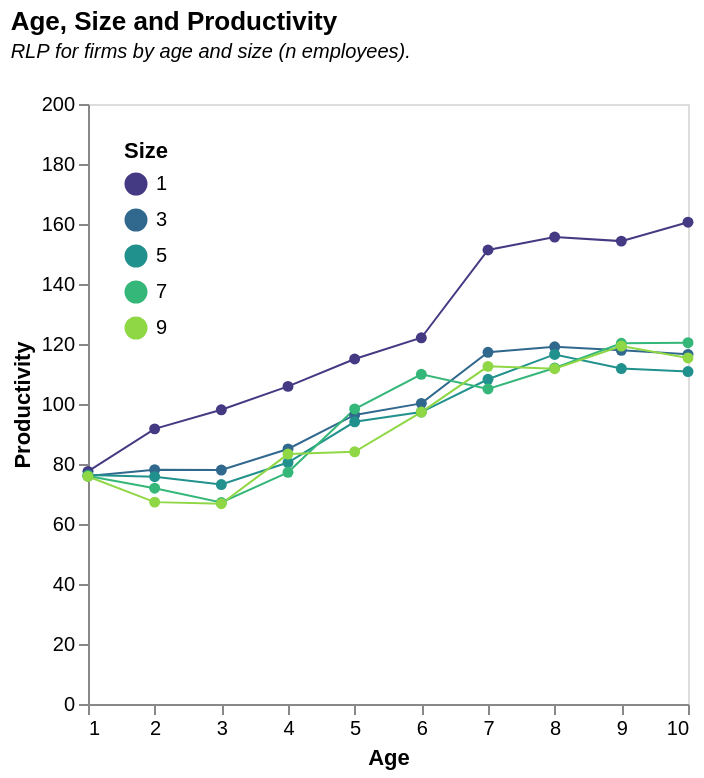

Here is the Vega-Lite specification saved for this chart:
### Vega-Lite specification from a JSON file in a GitHub repository (floating-point values rounded to 4 significant figures)
{"$schema": "https://vega.github.io/schema/vega-lite/v5.json", "title": {"text": "Age, Size and Productivity", "subtitle": ["RLP for firms by age and size (n employees).", ""], "subtitleFontStyle": "italic", "subtitleFontSize": 10, "anchor": "start", "color": "black"}, "data": {"values": [{"1": "77.54780362", "2": "66.93081761", "3": "75.975", "4": "75.53968254", "5": "76.37254902", "6": "72.82608696", "7": "76.02777778", "8": "71.80555556", "9": "75.84615385", "10": "72.07407407", "Measure": "RLP", "Age": "1", "11-20": "73.33962264", "21-50": "81.53631285", "51-250": "85", "251-500": "89.93975904", "500+": "98.88452088"}, {"1": "91.7133059", "2": "81.7681592", "3": "78.09165903", "4": "75.65364583", "5": "75.76460481", "6": "73.40909091", "7": "71.92612137", "8": "67.39358601", "9": "67.29118774", "10": "73.88655462", "Measure": "RLP", "Age": "2", "11-20": "71.19595645", "21-50": "78.46146872", "51-250": "75.03261675", "251-500": "82.39808153", "500+": "94.53051997"}, {"1": "98.07720291", "2": "83.41373316", "3": "77.99919679", "4": "80.40388769", "5": "73.14513557", "6": "73.0593692", "7": "67.16449086", "8": "69.80392157", "9": "66.7689243", "10": "71.98739496", "Measure": "RLP", "Age": "3", "11-20": "66.05730428", "21-50": "64.6673209", "51-250": "65.91139241", "251-500": "62.61337209", "500+": "82.45478036"}, {"1": "105.8701582", "2": "88.53186023", "3": "85.01462523", "4": "87.17606444", "5": "80.47743056", "6": "79.83914729", "7": "77.22689076", "8": "81.31884058", "9": "83.30327869", "10": "81.08298755", "Measure": "RLP", "Age": "4", "11-20": "122.9823009", "21-50": "111.7061995", "51-250": "74.36561743", "251-500": "78.45205479", "500+": "104.1729223"}, {"1": "115", "2": "101.7810794", "3": "96.35971223", "4": "99.76923077", "5": "94.05818182", "6": "92.52515091", "7": "98.33711048", "8": "94.4005848", "9": "84.06451613", "10": "90.4691358", "Measure": "RLP", "Age": "5", "11-20": "90.69741986", "21-50": "98.7028181", "51-250": "85.72147147", "251-500": "88.80722892", "500+": "94.36848341"}, {"1": "122.0823224", "2": "102.8015816", "3": "100.2123369", "4": "137.8412256", "5": "97.32411067", "6": "102.7257019", "7": "109.8945783", "8": "107.0736196", "9": "97.31799163", "10": "96.55172414", "Measure": "RLP", "Age": "6", "11-20": "100.6793651", "21-50": "120.7472527", "51-250": "96.8713156", "251-500": "128.4276018", "500+": "103.817217"}, {"1": "151.333758", "2": "122.8546341", "3": "117.2446154", "4": "166.6894737", "5": "108.2359813", "6": "112.3820513", "7": "105.0305085", "8": "117.7132867", "9": "112.543379", "10": "135.1835749", "Measure": "RLP", "Age": "7", "11-20": "109.619883", "21-50": "134.4471947", "51-250": "102.1989828", "251-500": "127.0217786", "500+": "70.1910828"}, {"1": "155.6494083", "2": "120.3915929", "3": "119.0777202", "4": "115.5622568", "5": "116.5253807", "6": "121.4640884", "7": "112.0072202", "8": "124.669145", "9": "111.7815534", "10": "124.1030928", "Measure": "RLP", "Age": "8", "11-20": "121.9082251", "21-50": "142.0936205", "51-250": "123.0442532", "251-500": "134.759322", "500+": "75.2578534"}, {"1": "154.2932203", "2": "117.8514851", "3": "117.8912214", "4": "118.9444444", "5": "111.815427", "6": "122.8095238", "7": "120.2480916", "8": "123.968254", "9": "119.3282828", "10": "120.4331551", "Measure": "RLP", "Age": "9", "11-20": "169.0248889", "21-50": "125.5497124", "51-250": "127.7875371", "251-500": "137.0472441", "500+": "86.64994233"}, {"1": "160.5857418", "2": "119.9099723", "3": "116.5462185", "4": "123.4709977", "5": "110.8313609", "6": "123.7179487", "7": "120.4285714", "8": "137.7344398", "9": "115.3544974", "10": "122.8426966", "Measure": "RLP", "Age": "10", "11-20": "124.387156", "21-50": "198.2654575", "51-250": "136.7408483", "251-500": "164.6362229", "500+": "97.21212121"}, {"1": "23.95037137", "2": "18.09663022", "3": "16.74189364", "4": "16.18411928", "5": "15.25687685", "6": "15.08699512", "7": "33.63511282", "8": "17.45474614", "9": "14.15177972", "10": "17.69565217", "Measure": "RLP", "Age": "11-20", "11-20": "17.52343315", "21-50": "17.0133685", "51-250": "14.07412791", "251-500": "17.49019901", "500+": "7.984813718"}, {"1": "196.373648", "2": "120.1104338", "3": "107.1593011", "4": "147.3589651", "5": "114.8720066", "6": "114.3288364", "7": "126.5939335", "8": "108.655706", "9": "103.6122338", "10": "102.0152381", "Measure": "RLP", "Age": "21-50", "11-20": "99.37087025", "21-50": "105.2945089", "51-250": "79.3474002", "251-500": "80.50577382", "500+": "21.89398201"}, {"1": "0", "2": "0.36892082", "3": "0.702826128", "4": "1.138040511", "5": "1.482260442", "6": "1.781622602", "7": "2.210098665", "8": "2.30641959", "9": "2.952024498", "10": "2.849028948", "Measure": "JobCreationPerFirm", "Age": "1", "11-20": "4.167508569", "21-50": "7.489310758", "51-250": "17.61970747", "251-500": "51.53164557", "500+": "145.8169643"}, {"1": "0", "2": "0.20245088", "3": "0.432907054", "4": "0.779863801", "5": "0.957790283", "6": "1.258892742", "7": "1.399855908", "8": "1.664478909", "9": "1.866104321", "10": "2.170665213", "Measure": "JobCreationPerFirm", "Age": "2", "11-20": "3.19517597", "21-50": "7.69800452", "51-250": "23.1978022", "251-500": "89.25792988", "500+": "206.1890315"}, {"1": "0", "2": "0.149673303", "3": "0.392177376", "4": "0.69235589", "5": "0.934519539", "6": "1.229794242", "7": "1.462610413", "8": "1.746615564", "9": "2.051838327", "10": "2.371507793", "Measure": "JobCreationPerFirm", "Age": "3", "11-20": "3.509567707", "21-50": "8.716520242", "51-250": "30.81702379", "251-500": "105.8582915", "500+": "430.8969072"}, {"1": "0", "2": "0.119542585", "3": "0.321816173", "4": "0.546098866", "5": "0.77603384", "6": "0.978696173", "7": "1.208784962", "8": "1.433609237", "9": "1.674790753", "10": "1.906630132", "Measure": "JobCreationPerFirm", "Age": "4", "11-20": "2.83001628", "21-50": "6.351659723", "51-250": "22.0618895", "251-500": "83.72753075", "500+": "316.5315024"}, {"1": "0", "2": "0.102044951", "3": "0.267210533", "4": "0.445666313", "5": "0.622451857", "6": "0.79166717", "7": "0.957669857", "8": "1.124847975", "9": "1.309554879", "10": "1.483496584", "Measure": "JobCreationPerFirm", "Age": "5", "11-20": "2.243009722", "21-50": "5.124034023", "51-250": "18.49173671", "251-500": "71.94563427", "500+": "244.5861027"}, {"1": "0", "2": "0.091969379", "3": "0.241583249", "4": "0.389454863", "5": "0.549635823", "6": "0.692630597", "7": "0.828004805", "8": "0.986886934", "9": "1.130464275", "10": "1.311763436", "Measure": "JobCreationPerFirm", "Age": "6", "11-20": "1.954904427", "21-50": "4.558917443", "51-250": "16.46702881", "251-500": "63.34090909", "500+": "226.6775956"}, {"1": "0", "2": "0.086563065", "3": "0.224113227", "4": "0.355616183", "5": "0.497453621", "6": "0.613479611", "7": "0.759250501", "8": "0.891430362", "9": "1.023230088", "10": "1.167030468", "Measure": "JobCreationPerFirm", "Age": "7", "11-20": "1.747207157", "21-50": "4.215284842", "51-250": "16.83978815", "251-500": "54.6456477", "500+": "190.2964245"}, {"1": "0", "2": "0.080208362", "3": "0.210158467", "4": "0.326212066", "5": "0.456209028", "6": "0.567537606", "7": "0.685339916", "8": "0.787179846", "9": "0.891671808", "10": "1.039671021", "Measure": "JobCreationPerFirm", "Age": "8", "11-20": "1.556602983", "21-50": "3.691542918", "51-250": "14.08228635", "251-500": "50.70870113", "500+": "217.4936212"}, {"1": "0", "2": "0.078151244", "3": "0.206658721", "4": "0.319465533", "5": "0.432914445", "6": "0.538745754", "7": "0.667188803", "8": "0.753796677", "9": "0.861640431", "10": "1.019816759", "Measure": "JobCreationPerFirm", "Age": "9", "11-20": "1.497342974", "21-50": "3.693066531", "51-250": "13.48350652", "251-500": "48.16228838", "500+": "190.0491525"}, {"1": "0", "2": "0.072621229", "3": "0.191261652", "4": "0.298807711", "5": "0.395063089", "6": "0.492866454", "7": "0.584140452", "8": "0.711438997", "9": "0.790574964", "10": "0.940502943", "Measure": "JobCreationPerFirm", "Age": "10", "11-20": "1.355408812", "21-50": "3.397875631", "51-250": "12.59177775", "251-500": "40.58708627", "500+": "183.7571203"}, {"1": "0", "2": "0.41062169", "3": "1.104787288", "4": "1.713382244", "5": "2.328429271", "6": "2.905399693", "7": "3.509632975", "8": "4.066493869", "9": "4.635016387", "10": "5.482731466", "Measure": "JobCreationPerFirm", "Age": "11-20", "11-20": "8.273040026", "21-50": "22.85069338", "51-250": "95.79608955", "251-500": "366.6066879", "500+": "1841.585257"}, {"1": "0", "2": "0.034683729", "3": "0.118011009", "4": "0.178031785", "5": "0.234395433", "6": "0.280574562", "7": "0.340350607", "8": "0.380965624", "9": "0.431153111", "10": "0.504915182", "Measure": "JobCreationPerFirm", "Age": "21-50", "11-20": "0.747566399", "21-50": "2.47236619", "51-250": "12.5655753", "251-500": "57.3513121", "500+": "663.3939233"}, {"1": "0.255504799", "2": "1.007699457", "3": "1.26254913", "4": "1.510445108", "5": "1.521277641", "6": "1.752073613", "7": "2.580383053", "8": "1.37524818", "9": "1.928547125", "10": "2.737632833", "Measure": "JobDestructionPerFirm", "Age": "1", "11-20": "4.718293343", "21-50": "7.015221481", "51-250": "8.729792148", "251-500": "28.85654008", "500+": "17.625"}, {"1": "0.167674282", "2": "0.300654265", "3": "0.457325745", "4": "0.670644342", "5": "0.77208643", "6": "0.768850632", "7": "0.747136629", "8": "0.946699678", "9": "0.856498537", "10": "1.340156027", "Measure": "JobDestructionPerFirm", "Age": "2", "11-20": "1.428289662", "21-50": "3.188550797", "51-250": "7.9537898", "251-500": "19.15776294", "500+": "55.43873979"}, {"1": "0.135087806", "2": "0.144376094", "3": "0.228013634", "4": "0.298876502", "5": "0.320219703", "6": "0.374714844", "7": "0.419743604", "8": "0.449681729", "9": "0.537321448", "10": "0.656429862", "Measure": "JobDestructionPerFirm", "Age": "3", "11-20": "0.806115087", "21-50": "1.538050576", "51-250": "5.872869917", "251-500": "16.67638191", "500+": "40.6975945"}, {"1": "0.137193291", "2": "0.163090909", "3": "0.23783886", "4": "0.292636792", "5": "0.353499118", "6": "0.475351088", "7": "0.46849213", "8": "0.522315736", "9": "0.576379927", "10": "0.525055009", "Measure": "JobDestructionPerFirm", "Age": "4", "11-20": "0.722834935", "21-50": "1.821637666", "51-250": "5.64720696", "251-500": "27.88836329", "500+": "45.16155089"}, {"1": "0.134860231", "2": "0.159255773", "3": "0.255129181", "4": "0.288076774", "5": "0.33881546", "6": "0.40196848", "7": "0.434042807", "8": "0.473126579", "9": "0.495940264", "10": "0.57589102", "Measure": "JobDestructionPerFirm", "Age": "5", "11-20": "0.852546379", "21-50": "1.861417976", "51-250": "6.098732013", "251-500": "19.83360791", "500+": "65.44712991"}, {"1": "0.136834797", "2": "0.154888682", "3": "0.253340545", "4": "0.292369648", "5": "0.320209118", "6": "0.420074109", "7": "0.450251849", "8": "0.443148116", "9": "0.477690684", "10": "0.571422404", "Measure": "JobDestructionPerFirm", "Age": "6", "11-20": "0.756517897", "21-50": "1.659962919", "51-250": "5.751014234", "251-500": "23.63009404", "500+": "39.28961749"}, {"1": "0.1441533", "2": "0.154349857", "3": "0.237187889", "4": "0.291030702", "5": "0.332741152", "6": "0.404037141", "7": "0.442064725", "8": "0.424043031", "9": "0.456344817", "10": "0.525420646", "Measure": "JobDestructionPerFirm", "Age": "7", "11-20": "0.738179669", "21-50": "1.684409969", "51-250": "6.530486594", "251-500": "19.99177519", "500+": "56.08073818"}, {"1": "0.152673195", "2": "0.159747296", "3": "0.245145665", "4": "0.295717414", "5": "0.332577679", "6": "0.372938767", "7": "0.402582605", "8": "0.582477257", "9": "0.506107341", "10": "0.566811805", "Measure": "JobDestructionPerFirm", "Age": "8", "11-20": "0.696029227", "21-50": "1.708947861", "51-250": "6.053924617", "251-500": "22.21185372", "500+": "78.42100098"}, {"1": "0.146723628", "2": "0.162607077", "3": "0.250243549", "4": "0.290250492", "5": "0.334513836", "6": "0.371303123", "7": "0.399989894", "8": "0.508933357", "9": "0.450268173", "10": "0.468087297", "Measure": "JobDestructionPerFirm", "Age": "9", "11-20": "0.71804413", "21-50": "1.622635738", "51-250": "5.984775254", "251-500": "22.15294804", "500+": "59.78474576"}, {"1": "0.145964516", "2": "0.1607831", "3": "0.23955403", "4": "0.283583366", "5": "0.349068819", "6": "0.352641823", "7": "0.416286454", "8": "0.423956846", "9": "0.451100801", "10": "0.516800428", "Measure": "JobDestructionPerFirm", "Age": "10", "11-20": "0.750028794", "21-50": "1.571298198", "51-250": "6.614486257", "251-500": "19.78621812", "500+": "68.83860759"}, {"1": "1.012807829", "2": "1.049116937", "3": "1.685260094", "4": "2.009314636", "5": "2.268767281", "6": "2.635472713", "7": "2.925823233", "8": "3.1539893", "9": "3.535695625", "10": "3.810496119", "Measure": "JobDestructionPerFirm", "Age": "11-20", "11-20": "5.418789282", "21-50": "13.67051596", "51-250": "62.41979522", "251-500": "217.316879", "500+": "820.62621"}, {"1": "0.162845386", "2": "0.146905666", "3": "0.275110665", "4": "0.275658897", "5": "0.303032676", "6": "0.351856834", "7": "0.400335196", "8": "0.46052347", "9": "0.489497932", "10": "0.607448674", "Measure": "JobDestructionPerFirm", "Age": "21-50", "11-20": "0.821547227", "21-50": "2.328833959", "51-250": "10.67138416", "251-500": "47.96608236", "500+": "425.5857105"}, {"1": "0", "2": "0.18472956", "3": "0.2347", "4": "0.284492063", "5": "0.29572549", "6": "0.298847826", "7": "0.317333333", "8": "0.290416667", "9": "0.333692308", "10": "0.287962963", "Measure": "JobCreationperJob", "Age": "1", "11-20": "0.290572327", "21-50": "0.244636872", "51-250": "0.183839357", "251-500": "0.147144578", "500+": "0.080253071"}, {"1": "0", "2": "0.1012199", "3": "0.144249313", "4": "0.195039063", "5": "0.191549828", "6": "0.210006198", "7": "0.199939314", "8": "0.207763848", "9": "0.207666667", "10": "0.21744958", "Measure": "JobCreationperJob", "Age": "2", "11-20": "0.225486003", "21-50": "0.253217588", "51-250": "0.244118606", "251-500": "0.256429257", "500+": "0.133160512"}, {"1": "0", "2": "0.074843546", "3": "0.130677912", "4": "0.173029158", "5": "0.186966507", "6": "0.205033395", "7": "0.208817232", "8": "0.218282913", "9": "0.228342629", "10": "0.237180672", "Measure": "JobCreationperJob", "Age": "3", "11-20": "0.247355125", "21-50": "0.288201178", "51-250": "0.330293852", "251-500": "0.306188953", "500+": "0.324007752"}, {"1": "0", "2": "0.059773381", "3": "0.107308044", "4": "0.136545455", "5": "0.155111111", "6": "0.163015504", "7": "0.172747899", "8": "0.179226087", "9": "0.186155738", "10": "0.190560166", "Measure": "JobCreationperJob", "Age": "4", "11-20": "0.19859292", "21-50": "0.20957053", "51-250": "0.233332526", "251-500": "0.242465753", "500+": "0.262644772"}, {"1": "0", "2": "0.051014554", "3": "0.089106886", "4": "0.111373449", "5": "0.124414545", "6": "0.131899396", "7": "0.136640227", "8": "0.140625731", "9": "0.145677419", "10": "0.148337449", "Measure": "JobCreationperJob", "Age": "5", "11-20": "0.157301798", "21-50": "0.168738685", "51-250": "0.194885135", "251-500": "0.210462651", "500+": "0.191843602"}, {"1": "0", "2": "0.045974838", "3": "0.080532622", "4": "0.097381616", "5": "0.109913043", "6": "0.115464363", "7": "0.118337349", "8": "0.123509202", "9": "0.125514644", "10": "0.130978448", "Measure": "JobCreationperJob", "Age": "6", "11-20": "0.136931746", "21-50": "0.149654269", "51-250": "0.172163911", "251-500": "0.182857466", "500+": "0.195669811"}, {"1": "0", "2": "0.050001951", "3": "0.084703077", "4": "0.099245614", "5": "0.107948598", "6": "0.111982051", "7": "0.114281356", "8": "0.119370629", "9": "0.11826484", "10": "0.123975845", "Measure": "JobCreationperJob", "Age": "7", "11-20": "0.125956558", "21-50": "0.1367533", "51-250": "0.161706929", "251-500": "0.144696915", "500+": "0.131359076"}, {"1": "0", "2": "0.045461283", "3": "0.078678756", "4": "0.090428016", "5": "0.099088832", "6": "0.101825967", "7": "0.104231047", "8": "0.104542751", "9": "0.105247573", "10": "0.110773196", "Measure": "JobCreationperJob", "Age": "8", "11-20": "0.11251342", "21-50": "0.120897266", "51-250": "0.139161033", "251-500": "0.136311864", "500+": "0.145043194"}, {"1": "0", "2": "0.043707921", "3": "0.076108779", "4": "0.087666667", "5": "0.093953168", "6": "0.09677381", "7": "0.100793893", "8": "0.100452381", "9": "0.09979798", "10": "0.105951872", "Measure": "JobCreationperJob", "Age": "9", "11-20": "0.106947556", "21-50": "0.119046015", "51-250": "0.132450445", "251-500": "0.129924409", "500+": "0.129329873"}, {"1": "0", "2": "0.040613573", "3": "0.070132353", "4": "0.081058005", "5": "0.084852071", "6": "0.088467949", "7": "0.089359184", "8": "0.093033195", "9": "0.091957672", "10": "0.098752809", "Measure": "JobCreationperJob", "Age": "10", "11-20": "0.09716789", "21-50": "0.110499588", "51-250": "0.124044741", "251-500": "0.11579257", "500+": "0.123481659"}, {"1": "0", "2": "0.033082125", "3": "0.056855707", "4": "0.063972607", "5": "0.066641557", "6": "0.067109188", "7": "0.067573473", "8": "0.067534768", "9": "0.065534587", "10": "0.071829035", "Measure": "JobCreationperJob", "Age": "11-20", "11-20": "0.069602026", "21-50": "0.081519371", "51-250": "0.09628064", "251-500": "0.103349843", "500+": "0.103185323"}, {"1": "0", "2": "0.018221571", "3": "0.041564577", "4": "0.046121811", "5": "0.045735756", "6": "0.044410624", "7": "0.0432182", "8": "0.041730658", "9": "0.038946477", "10": "0.043503492", "Measure": "JobCreationperJob", "Age": "21-50", "11-20": "0.038305953", "21-50": "0.049487096", "51-250": "0.063875411", "251-500": "0.07134043", "500+": "0.068099943"}], "format": {"parse": {"Age": "number"}}}, "transform": [{"fold": ["1", "3", "5", "7", "9"], "as": ["size", "value"]}, {"filter": "datum.value>0"}, {"filter": "datum.Measure=='RLP'"}], "height": 300, "width": 300, "mark": {"type": "line", "strokeWidth": 1, "point": true}, "encoding": {"x": {"field": "Age", "type": "quantitative", "title": "Age", "axis": {"grid": false, "format": ".2"}}, "y": {"field": "value", "type": "quantitative", "title": "Productivity", "axis": {"grid": false, "format": ".3"}}, "color": {"field": "size", "title": "Size", "scale": {"scheme": "viridis"}, "legend": {"orient": "top-left", "columns": 1}}}}
